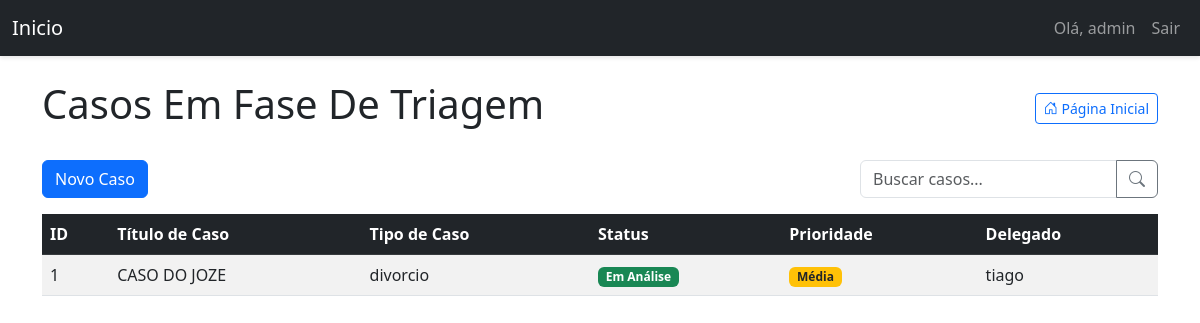
Before: /dashboard/ (signed in) with the older database file.
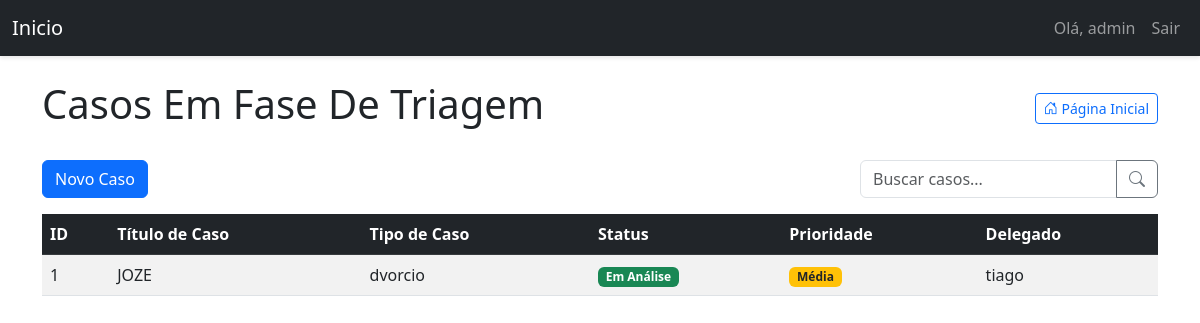
After: the same page with the newer database file.
### models.py (models this page shows, shortened)
class Ticket(db.Model):
    id = db.Column(db.Integer, primary_key=True)
    title = db.Column(db.String(140))
    description = db.Column(db.Text)
    case_number = db.Column(db.String(50))
    status = db.Column(db.String(20), default='Em Análise')
    priority = db.Column(db.String(20), default='Média')
    created_at = db.Column(db.DateTime, index=True, default=datetime.utcnow)
    updated_at = db.Column(db.DateTime, index=True, default=datetime.utcnow)
    user_id = db.Column(db.Integer, db.ForeignKey('user.id'))
    delegado = db.Column(db.String(100))
    comments = db.relationship('Comment', backref='ticket', lazy='dynamic', cascade="all, delete-orphan")
    attachments = db.relationship('Attachment', backref='ticket', lazy='dynamic', cascade="all, delete-orphan")

### triagem/routes/dashboard.py (the view)
@dashboard_bp.route('/')
@login_required
def dashboard():
    search = request.args.get('search', '')
    status_order = {
        'Em Análise': 1,
        'Em Espera': 2,
        'Arquivado': 3
    }
    priority_order = {
        'Alta': 1,
        'Média': 2,
        'Baixa': 3
    }
    query = Ticket.query.order_by(
        db.case(
            status_order,
            value=Ticket.status
        ),
        db.case(
            priority_order,
            value=Ticket.priority
        ),
        Ticket.updated_at.desc()
    )
    if search:
        query = query.filter(
            (Ticket.title.ilike(f'%{search}%')) |
            (Ticket.case_number.ilike(f'%{search}%')) |
            (Ticket.description.ilike(f'%{search}%'))
        )
    tickets = query.all()
    return render_template('dashboard.html', tickets=tickets)

### triagem/templates/dashboard.html (shortened to what this page needs)
{% extends "base.html" %}
{% block content %}
<div class="d-flex justify-content-between align-items-center mb-4 flex-wrap">
    <h1>Casos Em Fase De Triagem</h1>
    <a href="{{ url_for('main.index') }}" class="btn btn-outline-primary btn-sm">
        <i class="bi bi-house-door"></i> Página Inicial
    </a>
</div>
<div class="d-flex justify-content-between mb-3 flex-wrap">
    <a href="{{ url_for('ticket.create_ticket') }}" class="btn btn-primary">Novo Caso</a>
    <form method="GET" action="{{ url_for('dashboard.dashboard') }}" class="d-flex ms-md-auto mt-2 mt-md-0">
        <div class="input-group">
            <input type="text" name="search" class="form-control" placeholder="Buscar casos..." value="{{ request.args.get('search', '') }}">
            <button class="btn btn-outline-secondary" type="submit">
                <i class="bi bi-search"></i>
            </button>
        </div>
    </form>
</div>
<div class="table-responsive">
    <table class="table table-striped table-hover">
        <thead class="table-dark">
            <tr>
                <th>ID</th>
                <th>Título de Caso</th>
                <th>Tipo de Caso</th>
                <th>Status</th>
                <th>Prioridade</th>
                <th>Delegado</th>
            </tr>
        </thead>
        <tbody>
            {% for ticket in tickets %}
            <tr class="clickable-row" data-href="{{ url_for('ticket.view_ticket', ticket_id=ticket.id) }}">
                <td>{{ ticket.id }}</td>
                <td>{{ ticket.title }}</td>
                <td>{{ ticket.case_number }}</td>
                <td>
                    <span class="badge
                        {% if ticket.status == 'Em Análise' %}bg-success
                        {% elif ticket.status == 'Em Espera' %}bg-warning text-dark
                        {% elif ticket.status == 'Arquivado' %}bg-secondary
                        {% else %}bg-info{% endif %}">
                        {{ ticket.status }}
                    </span>
                </td>
                <td>
                    <span class="badge
                        {% if ticket.priority == 'Alta' %}bg-danger
                        {% elif ticket.priority == 'Média' %}bg-warning text-dark
                        {% elif ticket.priority == 'Baixa' %}bg-info
                        {% else %}bg-secondary{% endif %}">
                        {{ ticket.priority }}
                    </span>
                </td>
                <td>{{ ticket.delegado }}</td>
            </tr>
            {% endfor %}
        </tbody>
    </table>
</div>
{% endblock %}

Changed rows visible on the page:
changed Ticket "tiago": title "CASO DO JOZE" → "JOZE"; case_number "divorcio" → "dvorcio"
